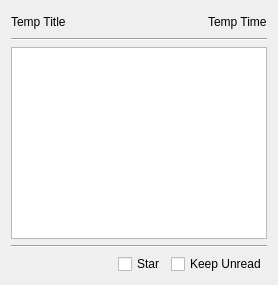
<?xml version="1.0" encoding="UTF-8"?>
<ui version="4.0">
 <class>Feed</class>
 <widget class="QWidget" name="Feed">
  <property name="geometry">
   <rect>
    <x>0</x>
    <y>0</y>
    <width>274</width>
    <height>285</height>
   </rect>
  </property>
  <property name="windowTitle">
   <string>Form</string>
  </property>
  <layout class="QVBoxLayout" name="verticalLayout">
   <item>
    <layout class="QHBoxLayout" name="horizontalLayout">
     <item>
      <widget class="QLabel" name="titleLabel">
       <property name="text">
        <string>Temp Title</string>
       </property>
      </widget>
     </item>
     <item>
      <spacer name="horizontalSpacer_2">
       <property name="orientation">
        <enum>Qt::Horizontal</enum>
       </property>
       <property name="sizeHint" stdset="0">
        <size>
         <width>40</width>
         <height>20</height>
        </size>
       </property>
      </spacer>
     </item>
     <item>
      <widget class="QLabel" name="timeLabel">
       <property name="text">
        <string>Temp Time</string>
       </property>
      </widget>
     </item>
    </layout>
   </item>
   <item>
    <widget class="Line" name="upperLine">
     <property name="orientation">
      <enum>Qt::Horizontal</enum>
     </property>
    </widget>
   </item>
   <item>
    <widget class="QTextBrowser" name="textBrowser">
     <property name="sizePolicy">
      <sizepolicy hsizetype="Minimum" vsizetype="Preferred">
       <horstretch>0</horstretch>
       <verstretch>0</verstretch>
      </sizepolicy>
     </property>
    </widget>
   </item>
   <item>
    <widget class="Line" name="lowerLine">
     <property name="orientation">
      <enum>Qt::Horizontal</enum>
     </property>
    </widget>
   </item>
   <item>
    <layout class="QHBoxLayout" name="horizontalLayout_2">
     <item>
      <spacer name="horizontalSpacer">
       <property name="orientation">
        <enum>Qt::Horizontal</enum>
       </property>
       <property name="sizeHint" stdset="0">
        <size>
         <width>40</width>
         <height>20</height>
        </size>
       </property>
      </spacer>
     </item>
     <item>
      <widget class="QCheckBox" name="starCheckBox">
       <property name="text">
        <string>Star</string>
       </property>
      </widget>
     </item>
     <item>
      <widget class="QCheckBox" name="unreadCheckBox">
       <property name="text">
        <string>Keep Unread</string>
       </property>
      </widget>
     </item>
    </layout>
   </item>
  </layout>
 </widget>
 <resources/>
 <connections/>
</ui>
